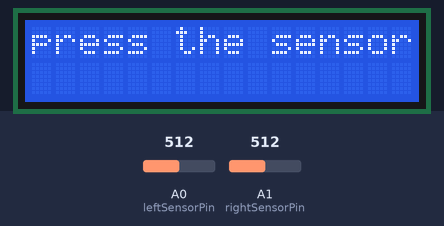
Bench run of a sketch on a simulated Arduino Uno, built with avr-gcc and run on an emulated ATmega328P. Parts: 16×2 character LCD. The test bench sets the inputs (shaded band); at power-on: A0 (leftSensorPin) = 512, A1 (rightSensorPin) = 512. What the sketch prints to the serial monitor is not drawn.

Above: at 0.09 s.
At 1.2 s:
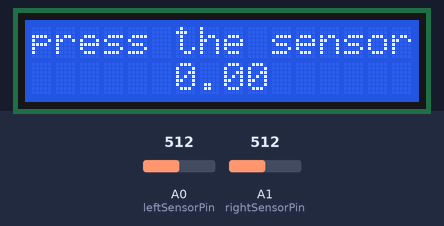
1.3 s: A0 (leftSensorPin) set to 106
4.3 s: A0 (leftSensorPin) set to 89
7.3 s: A1 (rightSensorPin) set to 104
10.3 s: A1 (rightSensorPin) set to 93
Timing chart, 0 to 13.3 s (numbered marks = the images above; inputs shaded):
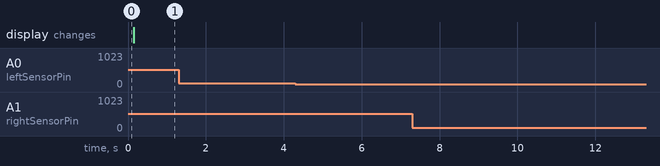

The sketch:

Arduino_code.ino
```cpp
#include <LiquidCrystal_I2C.h>

LiquidCrystal_I2C lcd(0x3F,16,2);

// Define the pin that the pressure sensor is connected to
const int leftSensorPin = A0;
const int rightSensorPin = A1;

// Define the threshold for detecting inconsistent pedaling
float pressureThreshold = 10;
const int minTreshold = 5;
const float tolarence = 0.7;


// Define the minimum time (in milliseconds) between sequential peaks
const int maxTimeThreshold = 1750;
const int minTimeThreshold = 500;
const int timeToResetLowPeak = 350;


// Define variables for storing the previous and current sensor readings
int beforeLastReading = 0;
int previousReading = 0;
int currentReading = 0;
int rightReading = 0;

// Define variables for storing the peak sensor value and time
int peakValue = 0;
unsigned long peakTime = 0;
bool low_peak = true;
bool isRested = true;
int peakCounter = 0; // Counter for the number of peaks achieved in a row
int highScore = 0;


const int movingAveregeRange = 10;
int movingAveregeData[movingAveregeRange] = {10,10,10,10,10,10,10,10,10,10};
const int colorAveregeRange = 30;
int colorAveregeData[colorAveregeRange] = {0};
float colorAverege = 0;

void setup() {
  // Initialize the serial communication
  Serial.begin(9600);
  lcdSetup();
}

void lcdSetup(){
    lcd.init();
    lcd.clear();
    lcd.backlight();      // Make sure backlight is on

    lcd.setCursor(0,0);   //Set cursor to character 2 on line 0
    lcd.print("press the sensor!");

}

void printToLcd(float value,int x, int y){
    lcd.setCursor(x,y);
    lcd.print(value);
}

void printToLcd(String value,int x, int y){
    lcd.setCursor(x,y);
    lcd.print(value);
}

float updateMovingAverege(int newVal, int range, int data[]) {
  float sum = newVal;
  for (int i = 0; i < range - 1; i++){
    data[i] = data[i + 1];
    sum += data[i];
  }
  data[range - 1] = newVal;
  return sum / range;
}

void calcColorAveregeByPeaks(){
  float sum = 0;
  for (int i = colorAveregeRange; i > 0 ; i--){
  sum += movingAveregeData[movingAveregeRange - i];
  Serial.print("color averege: ");
  Serial.println(sum / colorAveregeRange);

  }
}

void tests(){
  // print the values that the mooving averege is calculated from
  for (int i = 0; i < movingAveregeRange; i++){
    Serial.print(movingAveregeData[i]);
    Serial.print(", ");
  }
  Serial.print("curr tresh is : ");
  Serial.print(pressureThreshold * tolarence); // print effective treshold
  Serial.print(", color averege: ");
  Serial.print(colorAverege);  // print color average
  Serial.print(", left val is : ");
  Serial.println(currentReading);  // print curr val from left foot
  Serial.print(", right val is : ");
  Serial.println(rightReading);  // print curr val from right foot
}

void updateHighScore(){
  if (peakCounter > highScore){
    highScore = peakCounter;
    printToLcd("high score: ",0, 0);
    printToLcd(highScore,12, 0);
    printToLcd(peakCounter,6, 1);
  }
}

void resetStreak(){
  peakCounter = 0;
  isRested = true;
  low_peak = true;
}

void loop() {

  // Read the left sensor reading
  currentReading = analogRead(leftSensorPin);
  // Read the right sensor reading
  rightReading = analogRead(rightSensorPin);

  int lastDiff = previousReading - beforeLastReading;
  int diff = currentReading - previousReading;

  colorAverege =  updateMovingAverege(previousReading,colorAveregeRange,colorAveregeData);

  if (diff < 0 && lastDiff > 0){
    if (previousReading > pressureThreshold * tolarence){
      int timeBetweensPeak = millis() - peakTime;
      bool correctTimeGap = timeBetweensPeak > minTimeThreshold && timeBetweensPeak < maxTimeThreshold;
      if(correctTimeGap || isRested){
        pressureThreshold = updateMovingAverege(previousReading,movingAveregeRange,movingAveregeData);
        peakTime = millis();
        isRested = false;
        peakCounter++;
        updateHighScore();
      } else {
        resetStreak();
      }
    }
  }
  tests();


  printToLcd(peakCounter,6, 1);
  if (millis() > peakTime + maxTimeThreshold){
    resetStreak();
  }
  beforeLastReading = previousReading;
  previousReading = currentReading;
  delay(10);
}
```

Measured:
- after the input at 1.3 s, every drawn part: stays the same
- after the input at 4.3 s, every drawn part: stays the same
- after the input at 7.3 s, every drawn part: stays the same
- after the input at 10.3 s, every drawn part: stays the same
